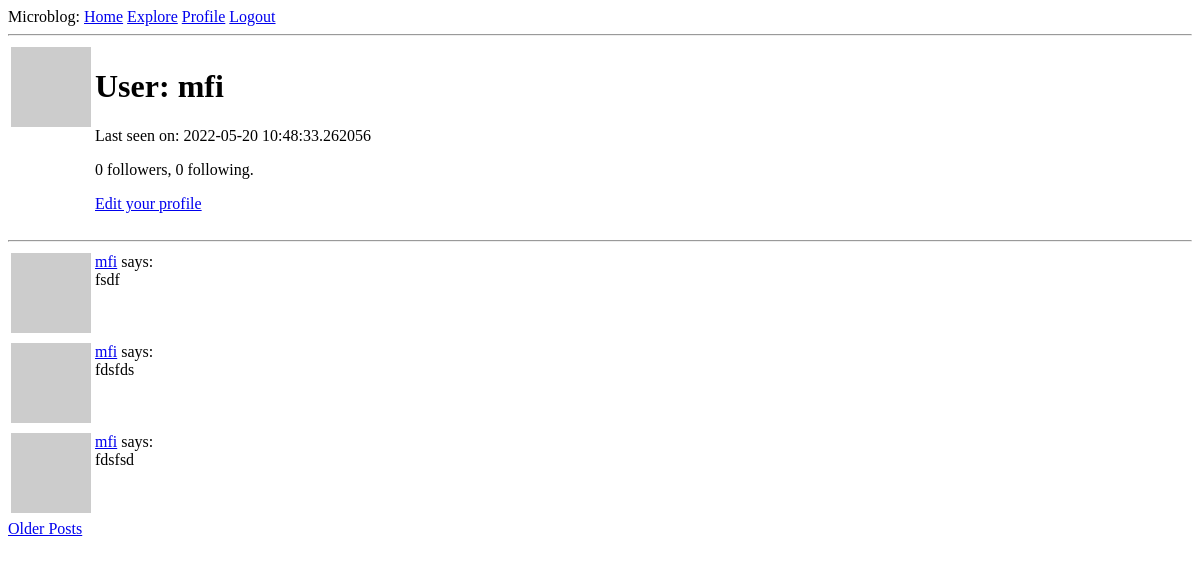
/user/mfi (signed in), run on an earlier commit of the app's database.
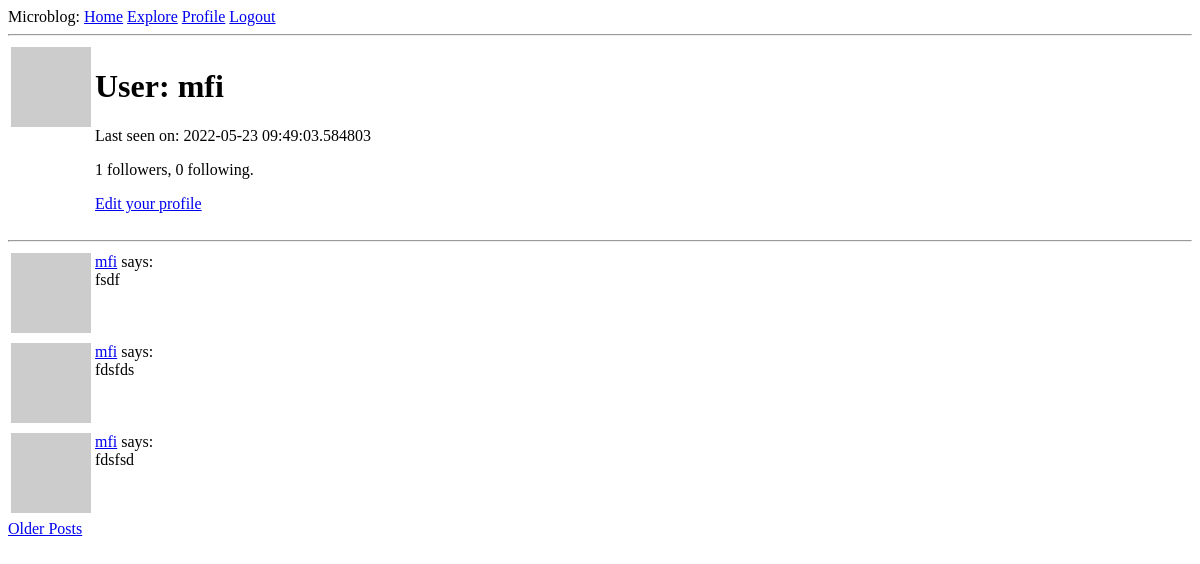
And on a later commit of the database.
### app/models.py (models this page shows, shortened)
class User(UserMixin, db.Model):
    id = db.Column(db.Integer, primary_key=True)
    username = db.Column(db.String(64), index=True, unique=True)
    email = db.Column(db.String(120), index=True, unique=True)
    password_hash = db.Column(db.String(128))
    about_me = db.Column(db.String(140))
    last_seen = db.Column(db.DateTime, default=datetime.utcnow)
    posts = db.relationship('Post', backref='author', lazy='dynamic')
    followed = db.relationship(
            'User', secondary=followers,
            primaryjoin=(followers.c.follower_id == id),
            secondaryjoin=(followers.c.followed_id == id),
            backref=db.backref('followers', lazy='dynamic'), lazy='dynamic')
    def avatar(self, size):
        digest = md5(self.email.lower().encode('utf-8')).hexdigest()
        return f'https://gravatar.com/avatar/{digest}?d=identicon&s={size}'

class Post(db.Model):
    id = db.Column(db.Integer, primary_key=True)
    body = db.Column(db.String(140))
    timestamp = db.Column(db.DateTime, index=True, default=datetime.utcnow)
    user_id = db.Column(db.Integer, db.ForeignKey('user.id'))

### app/routes.py (the view)
@app.route('/user/<username>')
@login_required
def user(username):
    user = User.query.filter_by(username=username).first_or_404()
    page = request.args.get('page', 1, type=int)
    posts = user.posts.order_by(Post.timestamp.desc()).paginate(page, app.config['POSTS_PER_PAGE'], False)
    next_url = url_for('user', username=user.username, page=posts.next_num) \
            if posts.has_next else None
    prev_url = url_for('user', username=user.username, page=posts.prev_num) \
            if posts.has_prev else None
    form = EmptyForm()
    return render_template('user.html', user=user, posts=posts.items, form=form, next_url=next_url, prev_url=prev_url)

### app/models.py (called while the page is built)
@login.user_loader
def load_user(id):
    return User.query.get(int(id))

### app/routes.py (called while the page is built)
@app.before_request
def before_request():
    if current_user.is_authenticated:
        current_user.last_seen = datetime.utcnow()
        db.session.commit()

### app/templates/user.html (shortened to what this page needs)
{% extends "base.html" %}
{% block content %}
    <table>
        <tr valign="top">
            <td><img src="{{ user.avatar(128) }}" alt="{{ user.username + ' avatar' }}"></td>
            <td>
                <h1>User: {{ user.username }}</h1>
                {% if user.last_seen %}<p>Last seen on: {{ user.last_seen }}</p>{% endif %}
                <p>{{ user.followers.count() }} followers, {{ user.followed.count() }} following.</p>
                {% if user == current_user %}
                <p><a href="{{ url_for('edit_profile') }}">Edit your profile</a></p>
                {% endif %}
            </td>
        </tr>
    </table>
    <hr>
    {% for post in posts %}
        {% include '_post.html' %}
    {% endfor %}
    {% if next_url %}
    <a href="{{ next_url }}">Older Posts</a>
    {% endif %}
{% endblock %}

### app/templates/base.html (shortened to what this page needs)
<!doctype html>
<html>
    <head>
    </head>
    <body>
        <div>Microblog:
            <a href="{{ url_for('index') }}">Home</a>
            <a href="{{ url_for('explore') }}">Explore</a>
            {% if current_user.is_anonymous %}
            <a href="{{ url_for('login') }}">Login</a>
            {% else %}
            <a href="{{ url_for('user', username=current_user.username) }}">Profile</a>
            <a href="{{ url_for('logout') }}">Logout</a>
            {% endif %}
        </div>
        <hr>
        {% block content %}{% endblock %}
    </body>
</html>

### app/templates/_post.html
<table>
    <tr valign="top">
        <td><img src="{{ post.author.avatar(36) }}" alt="{{ post.author.username + ' avatar' }}"></td>
        <td><a href="{{ url_for('user', username=post.author.username) }}">{{ post.author.username }}</a> says:<br>{{ post.body }}</td>
    </tr>
</table>

What changed in the data, as far as the page shows it:
changed User "mfi": last_seen "2022-05-20 10:48:33.262056" → "2022-05-23 09:49:03.584803"
Also different on the page:
{{ user.followers.count() }}: "0" → "1"
